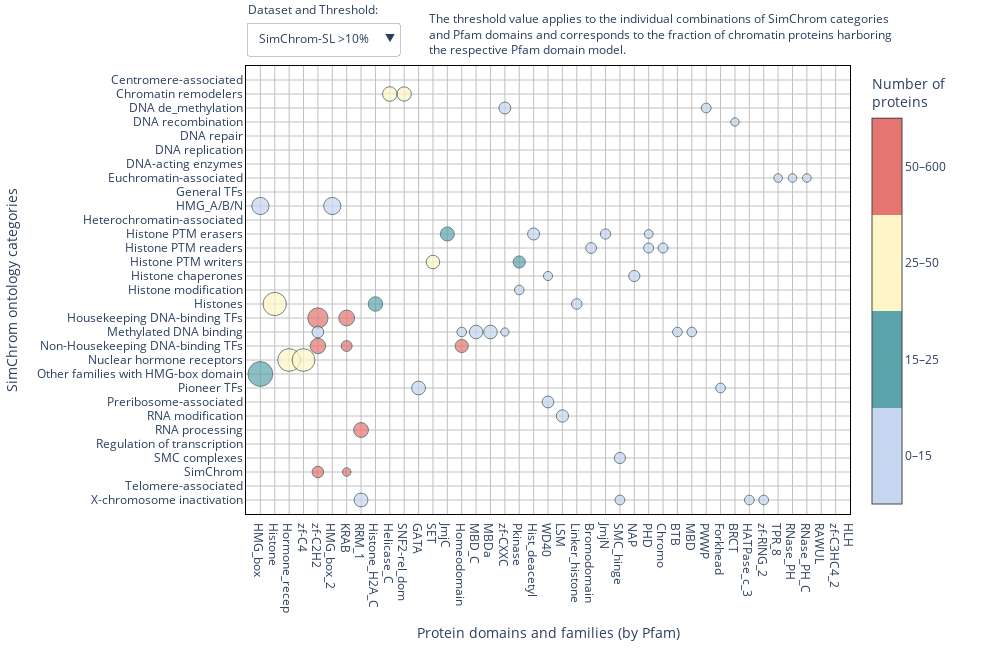

Notebook source saved alongside this figure:
### Code cell
import numpy as np
import pandas as pd
import plotly.graph_objects as go

# Load data
df_perc_sl = pd.read_csv("simchrom_sl_domains_percent_0_1.csv", index_col=0).sort_index()
df_size_sl = pd.read_csv("simchrom_sl_domains_number_0_1.csv", index_col=0).sort_index()
df_perc = pd.read_csv("simchrom_domains_percent_0_1.csv", index_col=0).sort_index()
df_size = pd.read_csv("simchrom_domains_number_0_1.csv", index_col=0).sort_index()

column_order = (pd.DataFrame([df_perc.max(),df_perc_sl.max()])//5).T.sort_values([1,0],ascending=False).index

df_perc_sl = df_perc_sl[column_order]
df_size_sl = df_size_sl[column_order]
df_perc = df_perc[column_order]
df_size = df_size[column_order]

def map_color(val):
    if val < 15:
        return 0.2
    elif val < 25:
        return 0.3
    elif val < 50:
        return 0.6
    else:
        return 0.8
    
colorscale = [
    [0.0, "#c6d6f0"],
    [0.25, "#c6d6f0"],
    [0.25, "#5ca4ac"],
    [0.5, "#5ca4ac"],
    [0.5, "#fff6c7"],
    [0.75, "#fff6c7"],
    [0.75, "#e57570"],
    [1.0, "#e57570"],
]

def make_trace(df_perc, df_size, threshold):
    n_rows, n_cols = df_size.shape
    x, y = np.meshgrid(np.arange(n_cols), np.arange(n_rows))
    x = x.flatten()
    y = y.flatten()

    sizes = df_perc.values.flatten()
    colors = df_size.values.flatten()

    mask = sizes >= threshold
    x_all = x[mask]
    y_all = y[mask]
    sizes_all = sizes[mask]
    colors_all = colors[mask]
    color_cats = [map_color(val) for val in colors_all]

    return go.Scatter(
        x=x_all,
        y=y_all,
        text=[
            f"{percent:.1f}%, {num:n} proteins"
            for num, percent in zip(colors_all, sizes_all)
        ],
        name='',
        mode="markers",
        marker=dict(
            color=color_cats,
            colorscale=colorscale,
            cmin=0,
            cmax=1,
            colorbar=dict(
                tickvals=[i/4+1/8 for i in range(4)], 
                ticktext=["0–15","15–25","25–50","50–600"],
                title="Number of<br>proteins"
            ),
            size=sizes_all,
            opacity=0.7,
            sizemode="area",
            sizeref=0.3,
            line_width=1,
            line_color="DarkSlateGrey"
        ),
        showlegend=False,
        visible=False
    )

thresholds = [0.1, 5, 10]
data = []

# Create all traces
for df_p, df_s in [(df_perc, df_size), (df_perc_sl, df_size_sl)]:
    for th in thresholds:
        trace = make_trace(df_p, df_s, th)
        data.append(trace)

# Set default visible trace
data[-1].visible = True

# Dropdowns
n_thresholds = len(thresholds)
thresholds_max_x = [df_size.shape[1],(df_perc_sl.max()>=5).sum()+2,(df_perc_sl.max()>=10).sum()+2]*2
plot_sizes = [1600,1200,1000]*2



    
buttons = []

for i, (ds_label, ds_idx) in enumerate(zip(['SimChrom']*n_thresholds+['SimChrom-SL']*n_thresholds, [0]*n_thresholds+[1]*n_thresholds)):
    th = thresholds[i % 3]
    max_x = thresholds_max_x[i]
    vis = [False] * len(data)
    vis[i] = True

    buttons.append(dict(
        label=f"{ds_label} >{th}%",
        method="update",
        args=[
            {"visible": vis},
            {"xaxis.range": [-1,max_x], "width":plot_sizes[i]},
        ]
        
    ))
    
    
# Figure
fig = go.Figure(data=data)
fig.update_layout(
    autosize=False,
    width=1000,
    height=650,
    xaxis=dict(
        title="Protein domains and families (by Pfam)",
        tickmode="array",
        tickvals=np.arange(df_size.shape[1]),
        ticktext=df_size.columns,
        gridcolor="silver",
        range=[-1, thresholds_max_x[-1]],
        zeroline=False,
        linewidth=1,
        linecolor="black",
        showline=True,
        mirror=True,
    ),
    yaxis=dict(
        title="SimChrom ontology categories",
        tickmode="array",
        tickvals=np.arange(df_size.shape[0]),
        ticktext=df_size.index,
        gridcolor="silver",
        range=[df_size.shape[0], -1],
        zeroline=False,
        linewidth=1,
        linecolor="black",
        showline=True,
        mirror=True,
    ),
    margin=dict(r=150, t=50),
    plot_bgcolor="white",
    dragmode=False,
    updatemenus=[
        dict(
            buttons=buttons,
            direction="down",
            active=len(buttons) - 1,
            x=0.00,
            y=1.12,
            showactive=True,
            pad={"r": 10, "t": 10},
            xanchor="left",
            yanchor="top",
        ),
        # dict(
        #     buttons=buttons_threshold,
        #     direction="down",
        #     x=0.25,
        #     y=1.15,
        #     showactive=True,
        #     pad={"r": 10, "t": 10},
        #     xanchor="left",
        #     yanchor="top",
        # ),
    ],
    annotations=[
        dict(text="Dataset and Threshold:", x=0, y=1.15, xref="paper", yref="paper", showarrow=False),
        dict(text="The threshold value applies to the individual combinations of SimChrom categories <br>and Pfam domains and corresponds to the fraction of chromatin proteins harboring <br>the respective Pfam domain model.",
             x=0.3, y=1.13, xref="paper", yref="paper", showarrow=False,align="left"),
        
    ]
)


js_snippet = '''
var plot = $('#SHvsPfam_plot');
plot.on('plotly_click', function(data){
    var pts = '';
    var point = data.points[0];
    console.log(plot.layout.xaxis.ticktext[point.x]);
    console.log(plot.layout.yaxis.ticktext[point.y]);
});
'''
config = {
    'scrollZoom': False,  # Disable scroll to zoom
    'modeBarButtonsToRemove': ['zoom2d'],
    'displayModeBar': False,  # Hide the mode bar (toolbar)
    'doubleClick': False,  # Disable double click to reset zoom
    'editable': False,  # Disable edits like moving title and axes
    'staticPlot': False  # Disable all interactivity (makes the plot static)
}

fig.write_html("SHvsPfam_plot.html", full_html=False,div_id='SHvsPfam_plot',include_plotlyjs='js/plotly-2.35.2.min.js',config=config)


fig.show()

### Figure 1 — Plotly figure (JSON) as saved in the notebook; plotly's stock layout.template omitted (floating-point values rounded to 4 significant figures; data arrays with more than 128 entries replaced by an {"elided": "..."} marker saying what was removed)
{"data": [{"marker": {"cmax": 1, "cmin": 0, "color": {"elided": "946 float values"}, "colorbar": {"ticktext": ["0–15", "15–25", "25–50", "50–600"], "tickvals": [0.125, 0.375, 0.625, 0.875], "title": {"text": "Number of<br>proteins"}}, "colorscale": [[0, "#c6d6f0"], [0.25, "#c6d6f0"], [0.25, "#5ca4ac"], [0.5, "#5ca4ac"], [0.5, "#fff6c7"], [0.75, "#fff6c7"], [0.75, "#e57570"], [1, "#e57570"]], "line": {"color": "DarkSlateGrey", "width": 1}, "opacity": 0.7, "size": {"elided": "946 float values"}, "sizemode": "area", "sizeref": 0.3}, "mode": "markers", "name": "", "showlegend": false, "text": {"elided": "946 str values"}, "type": "scatter", "visible": false, "x": {"elided": "946 int values"}, "y": {"elided": "946 int values"}}, {"marker": {"cmax": 1, "cmin": 0, "color": [0.2, 0.6, 0.6, 0.2, 0.2, 0.2, 0.2, 0.2, 0.2, 0.2, 0.2, 0.2, 0.3, 0.2, 0.2, 0.6, 0.6, 0.3, 0.2, 0.2, 0.2, 0.2, 0.2, 0.2, 0.2, 0.2, 0.2, 0.2, 0.2, 0.2, 0.2, 0.2, 0.3, 0.2, 0.2, 0.2, 0.2, 0.2, 0.2, 0.2, 0.2, 0.2, 0.2, 0.2, 0.2, 0.2, 0.3, 0.3, 0.2, 0.2, 0.6, 0.3, 0.2, 0.2, 0.2, 0.2, 0.2, 0.2, 0.2, 0.6, 0.3, 0.6, 0.3, 0.6, 0.3, 0.2, 0.8, 0.8, 0.6, 0.6, 0.6, 0.6, 0.2, 0.2, 0.2, 0.2, 0.2, 0.2, 0.2, 0.2, 0.8, 0.8, 0.8, 0.8, 0.6, 0.6, 0.2, 0.2, 0.6, 0.2, 0.2, 0.2, 0.2, 0.2, 0.2, 0.2, 0.2, 0.8, 0.3, 0.3, 0.8, 0.8, 0.8, 0.8, 0.8, 0.2, 0.8, 0.8, 0.8, 0.2, 0.2, 0.2, 0.2, 0.2, 0.2, 0.2, 0.2, 0.2, 0.2, 0.2, 0.2], "colorbar": {"ticktext": ["0–15", "15–25", "25–50", "50–600"], "tickvals": [0.125, 0.375, 0.625, 0.875], "title": {"text": "Number of<br>proteins"}}, "colorscale": [[0, "#c6d6f0"], [0.25, "#c6d6f0"], [0.25, "#5ca4ac"], [0.5, "#5ca4ac"], [0.5, "#fff6c7"], [0.75, "#fff6c7"], [0.75, "#e57570"], [1, "#e57570"]], "line": {"color": "DarkSlateGrey", "width": 1}, "opacity": 0.7, "size": [5.195, 29.73, 28.83, 9.91, 10.81, 8.108, 21.43, 14.29, 7.143, 5.479, 6.849, 8.219, 5.405, 5.556, 5.051, 19.52, 12.75, 5.976, 6.122, 8.163, 6.78, 5.085, 44.44, 44.44, 6.944, 6.944, 6.944, 5.556, 9.722, 12.5, 5.556, 5.556, 28.85, 21.15, 15.38, 11.54, 7.692, 5.769, 7.692, 5.769, 5.769, 9.615, 5.769, 5.769, 7.692, 6.796, 15.53, 16.5, 13.59, 7.767, 26.53, 21.43, 6.122, 9.184, 6.122, 5.102, 7.143, 12.5, 18.75, 12.7, 8.333, 12.3, 7.54, 81.48, 31.48, 16.67, 58.09, 34.74, 5.699, 6.25, 7.169, 7.353, 17.65, 11.76, 23.53, 23.53, 17.65, 5.882, 11.76, 11.76, 33.37, 16.2, 24.3, 9.19, 77.97, 77.97, 6.78, 5.085, 92.59, 7.407, 28.57, 9.524, 14.29, 9.524, 19.18, 14.81, 18.52, 30.26, 8.333, 7.895, 39.49, 21.55, 13.94, 6.671, 5.337, 18.52, 20.17, 10.96, 7.059, 14.29, 7.143, 7.143, 7.143, 7.143, 7.143, 7.143, 7.143, 14.29, 14.29, 7.143, 7.143], "sizemode": "area", "sizeref": 0.3}, "mode": "markers", "name": "", "showlegend": false, "text": ["5.2%, 12 proteins", "29.7%, 33 proteins", "28.8%, 32 proteins", "9.9%, 11 proteins", "10.8%, 12 proteins", "8.1%, 9 proteins", "21.4%, 3 proteins", "14.3%, 2 proteins", "7.1%, 1 proteins", "5.5%, 4 proteins", "6.8%, 5 proteins", "8.2%, 6 proteins", "5.4%, 18 proteins", "5.6%, 11 proteins", "5.1%, 10 proteins", "19.5%, 49 proteins", "12.7%, 32 proteins", "6.0%, 15 proteins", "6.1%, 3 proteins", "8.2%, 4 proteins", "6.8%, 4 proteins", "5.1%, 3 proteins", "44.4%, 4 proteins", "44.4%, 4 proteins", "6.9%, 5 proteins", "6.9%, 5 proteins", "6.9%, 5 proteins", "5.6%, 4 proteins", "9.7%, 7 proteins", "12.5%, 9 proteins", "5.6%, 4 proteins", "5.6%, 4 proteins", "28.8%, 15 proteins", "21.2%, 11 proteins", "15.4%, 8 proteins", "11.5%, 6 proteins", "7.7%, 4 proteins", "5.8%, 3 proteins", "7.7%, 4 proteins", "5.8%, 3 proteins", "5.8%, 3 proteins", "9.6%, 5 proteins", "5.8%, 3 proteins", "5.8%, 3 proteins", "7.7%, 4 proteins", "6.8%, 7 proteins", "15.5%, 16 proteins", "16.5%, 17 proteins", "13.6%, 14 proteins", "7.8%, 8 proteins", "26.5%, 26 proteins", "21.4%, 21 proteins", "6.1%, 6 proteins", "9.2%, 9 proteins", "6.1%, 6 proteins", "5.1%, 5 proteins", "7.1%, 7 proteins", "12.5%, 4 proteins", "18.8%, 6 proteins", "12.7%, 32 proteins", "8.3%, 21 proteins", "12.3%, 31 proteins", "7.5%, 19 proteins", "81.5%, 44 proteins", "31.5%, 17 proteins", "16.7%, 9 proteins", "58.1%, 316 proteins", "34.7%, 189 proteins", "5.7%, 31 proteins", "6.2%, 34 proteins", "7.2%, 39 proteins", "7.4%, 40 proteins", "17.6%, 6 proteins", "11.8%, 4 proteins", "23.5%, 8 proteins", "23.5%, 8 proteins", "17.6%, 6 proteins", "5.9%, 2 proteins", "11.8%, 4 proteins", "11.8%, 4 proteins", "33.4%, 276 proteins", "16.2%, 134 proteins", "24.3%, 201 proteins", "9.2%, 76 proteins", "78.0%, 46 proteins", "78.0%, 46 proteins", "6.8%, 4 proteins", "5.1%, 3 proteins", "92.6%, 25 proteins", "7.4%, 2 proteins", "28.6%, 6 proteins", "9.5%, 2 proteins", "14.3%, 3 proteins", "9.5%, 2 proteins", "19.2%, 14 proteins", "14.8%, 4 proteins", "18.5%, 5 proteins", "30.3%, 69 proteins", "8.3%, 19 proteins", "7.9%, 18 proteins", "39.5%, 592 proteins", "21.5%, 323 proteins", "13.9%, 209 proteins", "6.7%, 100 proteins", "5.3%, 80 proteins", "18.5%, 5 proteins", "20.2%, 600 proteins", "11.0%, 326 proteins", "7.1%, 210 proteins", "14.3%, 2 proteins", "7.1%, 1 proteins", "7.1%, 1 proteins", "7.1%, 1 proteins", "7.1%, 1 proteins", "7.1%, 1 proteins", "7.1%, 1 proteins", "7.1%, 1 proteins", "14.3%, 2 proteins", "14.3%, 2 proteins", "7.1%, 1 proteins", "7.1%, 1 proteins"], "type": "scatter", "visible": false, "x": [47, 9, 10, 23, 27, 28, 17, 31, 46, 9, 33, 70, 9, 9, 72, 9, 10, 42, 27, 41, 20, 23, 0, 5, 4, 9, 10, 12, 27, 28, 30, 39, 13, 19, 24, 27, 52, 53, 54, 55, 56, 57, 58, 59, 60, 13, 23, 27, 28, 31, 12, 18, 23, 27, 49, 50, 51, 20, 26, 12, 13, 18, 27, 1, 8, 22, 4, 6, 29, 43, 44, 45, 4, 14, 15, 16, 17, 20, 29, 30, 4, 6, 14, 41, 2, 3, 41, 48, 0, 5, 11, 14, 32, 41, 20, 7, 21, 7, 9, 42, 4, 6, 14, 41, 44, 25, 4, 6, 14, 7, 13, 24, 25, 28, 33, 34, 35, 39, 40, 52, 71], "y": [0, 1, 1, 1, 1, 1, 2, 2, 2, 3, 3, 3, 4, 5, 5, 6, 6, 6, 7, 7, 8, 8, 9, 9, 10, 10, 10, 10, 10, 10, 10, 10, 11, 11, 11, 11, 11, 11, 11, 11, 11, 11, 11, 11, 11, 12, 12, 12, 12, 12, 13, 13, 13, 13, 13, 13, 13, 14, 14, 15, 15, 15, 15, 16, 16, 16, 17, 17, 17, 17, 17, 17, 18, 18, 18, 18, 18, 18, 18, 18, 19, 19, 19, 19, 20, 20, 20, 20, 21, 21, 22, 22, 22, 22, 23, 24, 24, 25, 25, 25, 26, 26, 26, 26, 26, 27, 28, 28, 28, 30, 30, 30, 30, 30, 30, 30, 30, 30, 30, 30, 30]}, {"marker": {"cmax": 1, "cmin": 0, "color": [0.6, 0.6, 0.2, 0.2, 0.2, 0.6, 0.6, 0.2, 0.2, 0.2, 0.3, 0.2, 0.2, 0.2, 0.3, 0.3, 0.2, 0.6, 0.3, 0.2, 0.2, 0.6, 0.6, 0.6, 0.3, 0.2, 0.8, 0.8, 0.2, 0.2, 0.2, 0.2, 0.2, 0.2, 0.2, 0.8, 0.8, 0.8, 0.6, 0.6, 0.6, 0.2, 0.2, 0.2, 0.2, 0.2, 0.8, 0.8, 0.8, 0.8, 0.2, 0.8, 0.8, 0.2, 0.2, 0.2], "colorbar": {"ticktext": ["0–15", "15–25", "25–50", "50–600"], "tickvals": [0.125, 0.375, 0.625, 0.875], "title": {"text": "Number of<br>proteins"}}, "colorscale": [[0, "#c6d6f0"], [0.25, "#c6d6f0"], [0.25, "#5ca4ac"], [0.5, "#5ca4ac"], [0.5, "#fff6c7"], [0.75, "#fff6c7"], [0.75, "#e57570"], [1, "#e57570"]], "line": {"color": "DarkSlateGrey", "width": 1}, "opacity": 0.7, "size": [29.73, 28.83, 10.81, 21.43, 14.29, 19.52, 12.75, 44.44, 44.44, 12.5, 28.85, 21.15, 15.38, 11.54, 15.53, 16.5, 13.59, 26.53, 21.43, 12.5, 18.75, 12.7, 12.3, 81.48, 31.48, 16.67, 58.09, 34.74, 17.65, 11.76, 23.53, 23.53, 17.65, 11.76, 11.76, 33.37, 16.2, 24.3, 77.97, 77.97, 92.59, 28.57, 14.29, 19.18, 14.81, 18.52, 30.26, 39.49, 21.55, 13.94, 18.52, 20.17, 10.96, 14.29, 14.29, 14.29], "sizemode": "area", "sizeref": 0.3}, "mode": "markers", "name": "", "showlegend": false, "text": ["29.7%, 33 proteins", "28.8%, 32 proteins", "10.8%, 12 proteins", "21.4%, 3 proteins", "14.3%, 2 proteins", "19.5%, 49 proteins", "12.7%, 32 proteins", "44.4%, 4 proteins", "44.4%, 4 proteins", "12.5%, 9 proteins", "28.8%, 15 proteins", "21.2%, 11 proteins", "15.4%, 8 proteins", "11.5%, 6 proteins", "15.5%, 16 proteins", "16.5%, 17 proteins", "13.6%, 14 proteins", "26.5%, 26 proteins", "21.4%, 21 proteins", "12.5%, 4 proteins", "18.8%, 6 proteins", "12.7%, 32 proteins", "12.3%, 31 proteins", "81.5%, 44 proteins", "31.5%, 17 proteins", "16.7%, 9 proteins", "58.1%, 316 proteins", "34.7%, 189 proteins", "17.6%, 6 proteins", "11.8%, 4 proteins", "23.5%, 8 proteins", "23.5%, 8 proteins", "17.6%, 6 proteins", "11.8%, 4 proteins", "11.8%, 4 proteins", "33.4%, 276 proteins", "16.2%, 134 proteins", "24.3%, 201 proteins", "78.0%, 46 proteins", "78.0%, 46 proteins", "92.6%, 25 proteins", "28.6%, 6 proteins", "14.3%, 3 proteins", "19.2%, 14 proteins", "14.8%, 4 proteins", "18.5%, 5 proteins", "30.3%, 69 proteins", "39.5%, 592 proteins", "21.5%, 323 proteins", "13.9%, 209 proteins", "18.5%, 5 proteins", "20.2%, 600 proteins", "11.0%, 326 proteins", "14.3%, 2 proteins", "14.3%, 2 proteins", "14.3%, 2 proteins"], "type": "scatter", "visible": false, "x": [9, 10, 27, 17, 31, 9, 10, 0, 5, 28, 13, 19, 24, 27, 23, 27, 28, 12, 18, 20, 26, 12, 18, 1, 8, 22, 4, 6, 4, 14, 15, 16, 17, 29, 30, 4, 6, 14, 2, 3, 0, 11, 32, 20, 7, 21, 7, 4, 6, 14, 25, 4, 6, 7, 39, 40], "y": [1, 1, 1, 2, 2, 6, 6, 9, 9, 10, 11, 11, 11, 11, 12, 12, 12, 13, 13, 14, 14, 15, 15, 16, 16, 16, 17, 17, 18, 18, 18, 18, 18, 18, 18, 19, 19, 19, 20, 20, 21, 22, 22, 23, 24, 24, 25, 26, 26, 26, 27, 28, 28, 30, 30, 30]}, {"marker": {"cmax": 1, "cmin": 0, "color": {"elided": "611 float values"}, "colorbar": {"ticktext": ["0–15", "15–25", "25–50", "50–600"], "tickvals": [0.125, 0.375, 0.625, 0.875], "title": {"text": "Number of<br>proteins"}}, "colorscale": [[0, "#c6d6f0"], [0.25, "#c6d6f0"], [0.25, "#5ca4ac"], [0.5, "#5ca4ac"], [0.5, "#fff6c7"], [0.75, "#fff6c7"], [0.75, "#e57570"], [1, "#e57570"]], "line": {"color": "DarkSlateGrey", "width": 1}, "opacity": 0.7, "size": {"elided": "611 float values"}, "sizemode": "area", "sizeref": 0.3}, "mode": "markers", "name": "", "showlegend": false, "text": {"elided": "611 str values"}, "type": "scatter", "visible": false, "x": {"elided": "611 int values"}, "y": {"elided": "611 int values"}}, {"marker": {"cmax": 1, "cmin": 0, "color": [0.2, 0.2, 0.2, 0.6, 0.6, 0.2, 0.2, 0.2, 0.2, 0.2, 0.2, 0.2, 0.2, 0.2, 0.2, 0.2, 0.2, 0.2, 0.3, 0.3, 0.2, 0.2, 0.2, 0.2, 0.2, 0.2, 0.2, 0.2, 0.2, 0.2, 0.2, 0.2, 0.2, 0.2, 0.3, 0.2, 0.2, 0.2, 0.2, 0.2, 0.2, 0.2, 0.2, 0.2, 0.2, 0.2, 0.2, 0.2, 0.2, 0.2, 0.2, 0.6, 0.3, 0.2, 0.2, 0.2, 0.2, 0.2, 0.2, 0.2, 0.2, 0.2, 0.2, 0.2, 0.2, 0.2, 0.2, 0.2, 0.2, 0.2, 0.2, 0.6, 0.3, 0.2, 0.8, 0.8, 0.6, 0.6, 0.6, 0.6, 0.2, 0.2, 0.2, 0.2, 0.2, 0.2, 0.2, 0.2, 0.8, 0.8, 0.8, 0.8, 0.6, 0.6, 0.6, 0.2, 0.2, 0.3, 0.2, 0.2, 0.2, 0.2, 0.2, 0.2, 0.2, 0.2, 0.8, 0.3, 0.3, 0.2, 0.2, 0.8, 0.8, 0.8, 0.2, 0.2, 0.2, 0.2, 0.2], "colorbar": {"ticktext": ["0–15", "15–25", "25–50", "50–600"], "tickvals": [0.125, 0.375, 0.625, 0.875], "title": {"text": "Number of<br>proteins"}}, "colorscale": [[0, "#c6d6f0"], [0.25, "#c6d6f0"], [0.25, "#5ca4ac"], [0.5, "#5ca4ac"], [0.5, "#fff6c7"], [0.75, "#fff6c7"], [0.75, "#e57570"], [1, "#e57570"]], "line": {"color": "DarkSlateGrey", "width": 1}, "opacity": 0.7, "size": [5.839, 6.569, 8.759, 31.82, 30.68, 5.682, 5.682, 7.955, 6.818, 5.682, 5.682, 21.43, 14.29, 7.143, 10.34, 7.778, 5.556, 5.97, 9.091, 8.021, 5.882, 5.556, 5.556, 5.556, 11.11, 11.11, 11.11, 5.556, 5.556, 7.018, 44.44, 44.44, 9.524, 9.524, 29.41, 21.57, 15.69, 11.76, 7.843, 5.882, 7.843, 5.882, 5.882, 9.804, 5.882, 5.882, 7.843, 17.28, 14.81, 14.81, 8.642, 27.37, 22.11, 5.263, 8.421, 6.316, 5.263, 7.368, 12.5, 18.75, 5.479, 6.849, 5.479, 13.7, 6.849, 6.849, 5.479, 5.479, 8.219, 8.219, 6.849, 81.48, 31.48, 16.67, 61.63, 37.57, 5.368, 6.759, 7.555, 7.952, 20.69, 13.79, 27.59, 27.59, 10.34, 6.897, 13.79, 13.79, 35.87, 17.73, 25.87, 9.733, 5.333, 77.59, 77.59, 6.897, 5.172, 92.31, 7.692, 28.57, 9.524, 14.29, 9.524, 20.9, 9.091, 22.73, 32.98, 8.511, 8.511, 8.197, 18.52, 20.17, 10.96, 7.059, 5.797, 28.57, 14.29, 14.29, 14.29], "sizemode": "area", "sizeref": 0.3}, "mode": "markers", "name": "", "showlegend": false, "text": ["5.8%, 8 proteins", "6.6%, 9 proteins", "8.8%, 12 proteins", "31.8%, 28 proteins", "30.7%, 27 proteins", "5.7%, 5 proteins", "5.7%, 5 proteins", "8.0%, 7 proteins", "6.8%, 6 proteins", "5.7%, 5 proteins", "5.7%, 5 proteins", "21.4%, 3 proteins", "14.3%, 2 proteins", "7.1%, 1 proteins", "10.3%, 3 proteins", "7.8%, 7 proteins", "5.6%, 5 proteins", "6.0%, 4 proteins", "9.1%, 17 proteins", "8.0%, 15 proteins", "5.9%, 11 proteins", "5.6%, 1 proteins", "5.6%, 1 proteins", "5.6%, 1 proteins", "11.1%, 2 proteins", "11.1%, 2 proteins", "11.1%, 2 proteins", "5.6%, 1 proteins", "5.6%, 1 proteins", "7.0%, 4 proteins", "44.4%, 4 proteins", "44.4%, 4 proteins", "9.5%, 2 proteins", "9.5%, 2 proteins", "29.4%, 15 proteins", "21.6%, 11 proteins", "15.7%, 8 proteins", "11.8%, 6 proteins", "7.8%, 4 proteins", "5.9%, 3 proteins", "7.8%, 4 proteins", "5.9%, 3 proteins", "5.9%, 3 proteins", "9.8%, 5 proteins", "5.9%, 3 proteins", "5.9%, 3 proteins", "7.8%, 4 proteins", "17.3%, 14 proteins", "14.8%, 12 proteins", "14.8%, 12 proteins", "8.6%, 7 proteins", "27.4%, 26 proteins", "22.1%, 21 proteins", "5.3%, 5 proteins", "8.4%, 8 proteins", "6.3%, 6 proteins", "5.3%, 5 proteins", "7.4%, 7 proteins", "12.5%, 4 proteins", "18.8%, 6 proteins", "5.5%, 4 proteins", "6.8%, 5 proteins", "5.5%, 4 proteins", "13.7%, 10 proteins", "6.8%, 5 proteins", "6.8%, 5 proteins", "5.5%, 4 proteins", "5.5%, 4 proteins", "8.2%, 6 proteins", "8.2%, 6 proteins", "6.8%, 5 proteins", "81.5%, 44 proteins", "31.5%, 17 proteins", "16.7%, 9 proteins", "61.6%, 310 proteins", "37.6%, 189 proteins", "5.4%, 27 proteins", "6.8%, 34 proteins", "7.6%, 38 proteins", "8.0%, 40 proteins", "20.7%, 6 proteins", "13.8%, 4 proteins", "27.6%, 8 proteins", "27.6%, 8 proteins", "10.3%, 3 proteins", "6.9%, 2 proteins", "13.8%, 4 proteins", "13.8%, 4 proteins", "35.9%, 269 proteins", "17.7%, 133 proteins", "25.9%, 194 proteins", "9.7%, 73 proteins", "5.3%, 40 proteins", "77.6%, 45 proteins", "77.6%, 45 proteins", "6.9%, 4 proteins", "5.2%, 3 proteins", "92.3%, 24 proteins", "7.7%, 2 proteins", "28.6%, 6 proteins", "9.5%, 2 proteins", "14.3%, 3 proteins", "9.5%, 2 proteins", "20.9%, 14 proteins", "9.1%, 2 proteins", "22.7%, 5 proteins", "33.0%, 62 proteins", "8.5%, 16 proteins", "8.5%, 16 proteins", "8.2%, 5 proteins", "18.5%, 5 proteins", "20.2%, 600 proteins", "11.0%, 326 proteins", "7.1%, 210 proteins", "5.8%, 4 proteins", "28.6%, 2 proteins", "14.3%, 1 proteins", "14.3%, 1 proteins", "14.3%, 1 proteins"], "type": "scatter", "visible": false, "x": [18, 20, 47, 9, 10, 11, 23, 27, 28, 62, 63, 17, 31, 46, 33, 59, 69, 20, 9, 42, 61, 7, 20, 31, 36, 37, 38, 41, 64, 20, 0, 5, 39, 40, 13, 19, 24, 27, 52, 53, 54, 55, 56, 57, 58, 59, 60, 23, 27, 28, 31, 12, 18, 23, 27, 49, 50, 51, 20, 26, 4, 12, 13, 18, 55, 56, 63, 65, 66, 67, 68, 1, 8, 22, 4, 6, 29, 43, 44, 45, 4, 14, 15, 16, 17, 20, 29, 30, 4, 6, 14, 41, 44, 2, 3, 41, 48, 0, 5, 11, 14, 32, 41, 20, 7, 21, 7, 9, 42, 20, 25, 4, 6, 14, 20, 7, 25, 34, 35], "y": [0, 0, 0, 1, 1, 1, 1, 1, 1, 1, 1, 2, 2, 2, 3, 4, 4, 5, 6, 6, 6, 7, 7, 7, 7, 7, 7, 7, 7, 8, 9, 9, 10, 10, 11, 11, 11, 11, 11, 11, 11, 11, 11, 11, 11, 11, 11, 12, 12, 12, 12, 13, 13, 13, 13, 13, 13, 13, 14, 14, 15, 15, 15, 15, 15, 15, 15, 15, 15, 15, 15, 16, 16, 16, 17, 17, 17, 17, 17, 17, 18, 18, 18, 18, 18, 18, 18, 18, 19, 19, 19, 19, 19, 20, 20, 20, 20, 21, 21, 22, 22, 22, 22, 23, 24, 24, 25, 25, 25, 26, 27, 28, 28, 28, 29, 30, 30, 30, 30]}, {"marker": {"cmax": 1, "cmin": 0, "color": [0.6, 0.6, 0.2, 0.2, 0.2, 0.2, 0.2, 0.2, 0.2, 0.2, 0.3, 0.2, 0.2, 0.2, 0.2, 0.2, 0.2, 0.6, 0.3, 0.2, 0.2, 0.2, 0.6, 0.3, 0.2, 0.8, 0.8, 0.2, 0.2, 0.2, 0.2, 0.2, 0.2, 0.2, 0.8, 0.8, 0.8, 0.6, 0.6, 0.3, 0.2, 0.2, 0.2, 0.2, 0.8, 0.2, 0.8, 0.8, 0.2, 0.2, 0.2, 0.2], "colorbar": {"ticktext": ["0–15", "15–25", "25–50", "50–600"], "tickvals": [0.125, 0.375, 0.625, 0.875], "title": {"text": "Number of<br>proteins"}}, "colorscale": [[0, "#c6d6f0"], [0.25, "#c6d6f0"], [0.25, "#5ca4ac"], [0.5, "#5ca4ac"], [0.5, "#fff6c7"], [0.75, "#fff6c7"], [0.75, "#e57570"], [1, "#e57570"]], "line": {"color": "DarkSlateGrey", "width": 1}, "opacity": 0.7, "size": [31.82, 30.68, 21.43, 14.29, 10.34, 11.11, 11.11, 11.11, 44.44, 44.44, 29.41, 21.57, 15.69, 11.76, 17.28, 14.81, 14.81, 27.37, 22.11, 12.5, 18.75, 13.7, 81.48, 31.48, 16.67, 61.63, 37.57, 20.69, 13.79, 27.59, 27.59, 10.34, 13.79, 13.79, 35.87, 17.73, 25.87, 77.59, 77.59, 92.31, 28.57, 14.29, 20.9, 22.73, 32.98, 18.52, 20.17, 10.96, 28.57, 14.29, 14.29, 14.29], "sizemode": "area", "sizeref": 0.3}, "mode": "markers", "name": "", "showlegend": false, "text": ["31.8%, 28 proteins", "30.7%, 27 proteins", "21.4%, 3 proteins", "14.3%, 2 proteins", "10.3%, 3 proteins", "11.1%, 2 proteins", "11.1%, 2 proteins", "11.1%, 2 proteins", "44.4%, 4 proteins", "44.4%, 4 proteins", "29.4%, 15 proteins", "21.6%, 11 proteins", "15.7%, 8 proteins", "11.8%, 6 proteins", "17.3%, 14 proteins", "14.8%, 12 proteins", "14.8%, 12 proteins", "27.4%, 26 proteins", "22.1%, 21 proteins", "12.5%, 4 proteins", "18.8%, 6 proteins", "13.7%, 10 proteins", "81.5%, 44 proteins", "31.5%, 17 proteins", "16.7%, 9 proteins", "61.6%, 310 proteins", "37.6%, 189 proteins", "20.7%, 6 proteins", "13.8%, 4 proteins", "27.6%, 8 proteins", "27.6%, 8 proteins", "10.3%, 3 proteins", "13.8%, 4 proteins", "13.8%, 4 proteins", "35.9%, 269 proteins", "17.7%, 133 proteins", "25.9%, 194 proteins", "77.6%, 45 proteins", "77.6%, 45 proteins", "92.3%, 24 proteins", "28.6%, 6 proteins", "14.3%, 3 proteins", "20.9%, 14 proteins", "22.7%, 5 proteins", "33.0%, 62 proteins", "18.5%, 5 proteins", "20.2%, 600 proteins", "11.0%, 326 proteins", "28.6%, 2 proteins", "14.3%, 1 proteins", "14.3%, 1 proteins", "14.3%, 1 proteins"], "type": "scatter", "visible": true, "x": [9, 10, 17, 31, 33, 36, 37, 38, 0, 5, 13, 19, 24, 27, 23, 27, 28, 12, 18, 20, 26, 18, 1, 8, 22, 4, 6, 4, 14, 15, 16, 17, 29, 30, 4, 6, 14, 2, 3, 0, 11, 32, 20, 21, 7, 25, 4, 6, 7, 25, 34, 35], "y": [1, 1, 2, 2, 3, 7, 7, 7, 9, 9, 11, 11, 11, 11, 12, 12, 12, 13, 13, 14, 14, 15, 16, 16, 16, 17, 17, 18, 18, 18, 18, 18, 18, 18, 19, 19, 19, 20, 20, 21, 22, 22, 23, 24, 25, 27, 28, 28, 30, 30, 30, 30]}], "layout": {"annotations": [{"showarrow": false, "text": "Dataset and Threshold:", "x": 0, "xref": "paper", "y": 1.15, "yref": "paper"}, {"align": "left", "showarrow": false, "text": "The threshold value applies to the individual combinations of SimChrom categories <br>and Pfam domains and corresponds to the fraction of chromatin proteins harboring <br>the respective Pfam domain model.", "x": 0.3, "xref": "paper", "y": 1.13, "yref": "paper"}], "autosize": false, "dragmode": false, "height": 650, "margin": {"r": 150, "t": 50}, "plot_bgcolor": "white", "updatemenus": [{"active": 5, "buttons": [{"args": [{"visible": [true, false, false, false, false, false]}, {"width": 1600, "xaxis.range": [-1, 140]}], "label": "SimChrom >0.1%", "method": "update"}, {"args": [{"visible": [false, true, false, false, false, false]}, {"width": 1200, "xaxis.range": [-1, 72]}], "label": "SimChrom >5%", "method": "update"}, {"args": [{"visible": [false, false, true, false, false, false]}, {"width": 1000, "xaxis.range": [-1, 41]}], "label": "SimChrom >10%", "method": "update"}, {"args": [{"visible": [false, false, false, true, false, false]}, {"width": 1600, "xaxis.range": [-1, 140]}], "label": "SimChrom-SL >0.1%", "method": "update"}, {"args": [{"visible": [false, false, false, false, true, false]}, {"width": 1200, "xaxis.range": [-1, 72]}], "label": "SimChrom-SL >5%", "method": "update"}, {"args": [{"visible": [false, false, false, false, false, true]}, {"width": 1000, "xaxis.range": [-1, 41]}], "label": "SimChrom-SL >10%", "method": "update"}], "direction": "down", "pad": {"r": 10, "t": 10}, "showactive": true, "x": 0, "xanchor": "left", "y": 1.12, "yanchor": "top"}], "width": 1000, "xaxis": {"gridcolor": "silver", "linecolor": "black", "linewidth": 1, "mirror": true, "range": [-1, 41], "showline": true, "tickmode": "array", "ticktext": {"elided": "140 str values"}, "tickvals": {"elided": "140 int values"}, "title": {"text": "Protein domains and families (by Pfam)"}, "type": "linear", "zeroline": false}, "yaxis": {"gridcolor": "silver", "linecolor": "black", "linewidth": 1, "mirror": true, "range": [31, -1], "showline": true, "tickmode": "array", "ticktext": ["Centromere-associated", "Chromatin remodelers", "DNA de_methylation", "DNA recombination", "DNA repair", "DNA replication", "DNA-acting enzymes", "Euchromatin-associated", "General TFs", "HMG_A/B/N", "Heterochromatin-associated", "Histone PTM erasers", "Histone PTM readers", "Histone PTM writers", "Histone chaperones", "Histone modification", "Histones", "Housekeeping DNA-binding TFs", "Methylated DNA binding", "Non-Housekeeping DNA-binding TFs", "Nuclear hormone receptors", "Other families with HMG-box domain", "Pioneer TFs", "Preribosome-associated", "RNA modification", "RNA processing", "Regulation of transcription", "SMC complexes", "SimChrom", "Telomere-associated", "X-chromosome inactivation"], "tickvals": [0, 1, 2, 3, 4, 5, 6, 7, 8, 9, 10, 11, 12, 13, 14, 15, 16, 17, 18, 19, 20, 21, 22, 23, 24, 25, 26, 27, 28, 29, 30], "title": {"text": "SimChrom ontology categories"}, "type": "linear", "zeroline": false}}}
